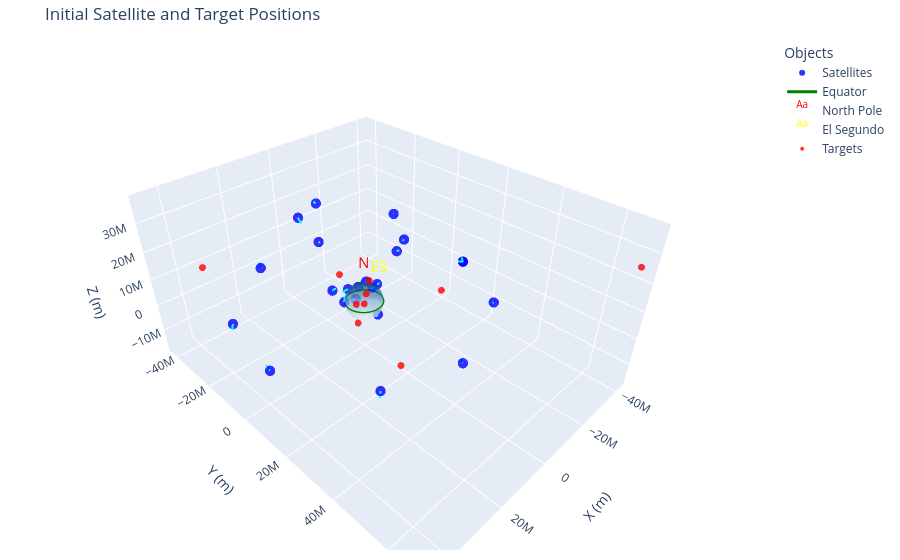

Notebook code for this chart:
### Code cell
reload(verify_cadence)
verify_cadence.run_verification()
